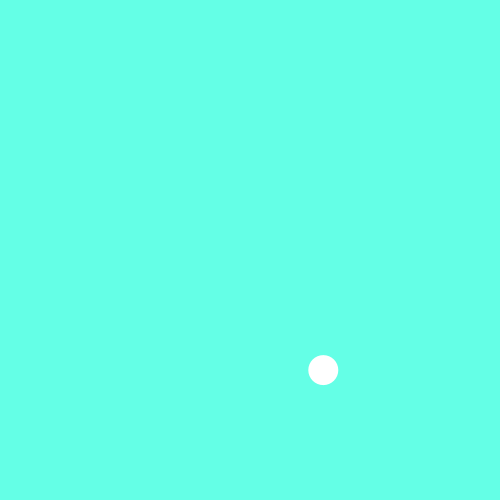
Frame 1 (no input)
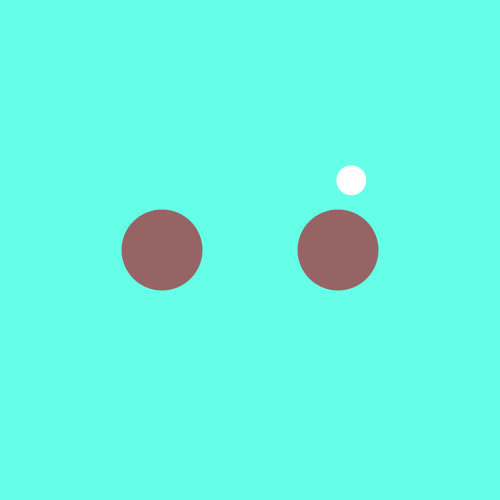
Frame 60 (the mouse pressed at the canvas centre just before this capture)
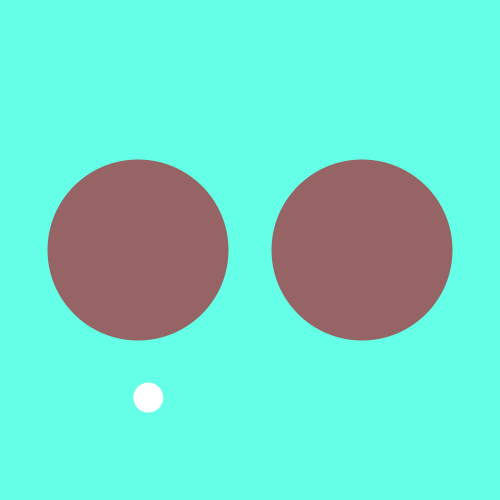
Frame 120 (the mouse held since frame 60 and released just before this capture)

The Processing sketch that drew these frames (run headless with seeded random() and noise(); from frame 60 on, the mouse is pressed at the canvas centre):

// Processing sketch: processing_99255
// ── processing_99255.pde

void setup() {
  size (500,500);
  smooth();
}

int x=0;
int speed=10;
int a=0;
void draw(){
  background (100,255,230);
  frameRate(8);
  noStroke();
  fill(150,100,100);
ellipse(x*2,250,x,x);
x=x+speed;
ellipse(500-(a*2),250,a,a);
a=a+speed;
if (x>250){
x=1;
}
if (a>250){
  a=1;
}
float r=random (500);
float y=random (500);
fill(255,255,255);
ellipse(r,500-y,30,30);
}
